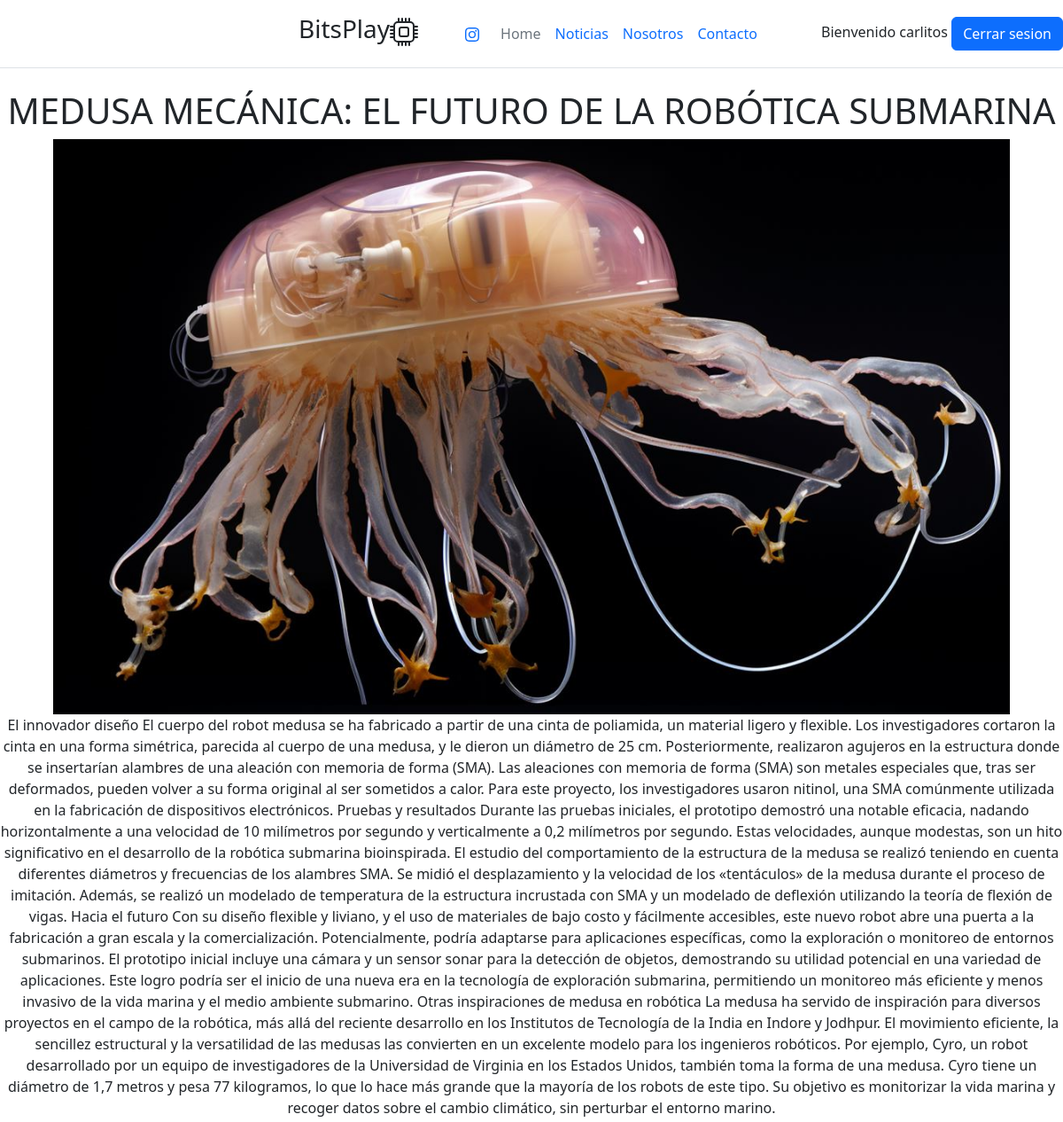
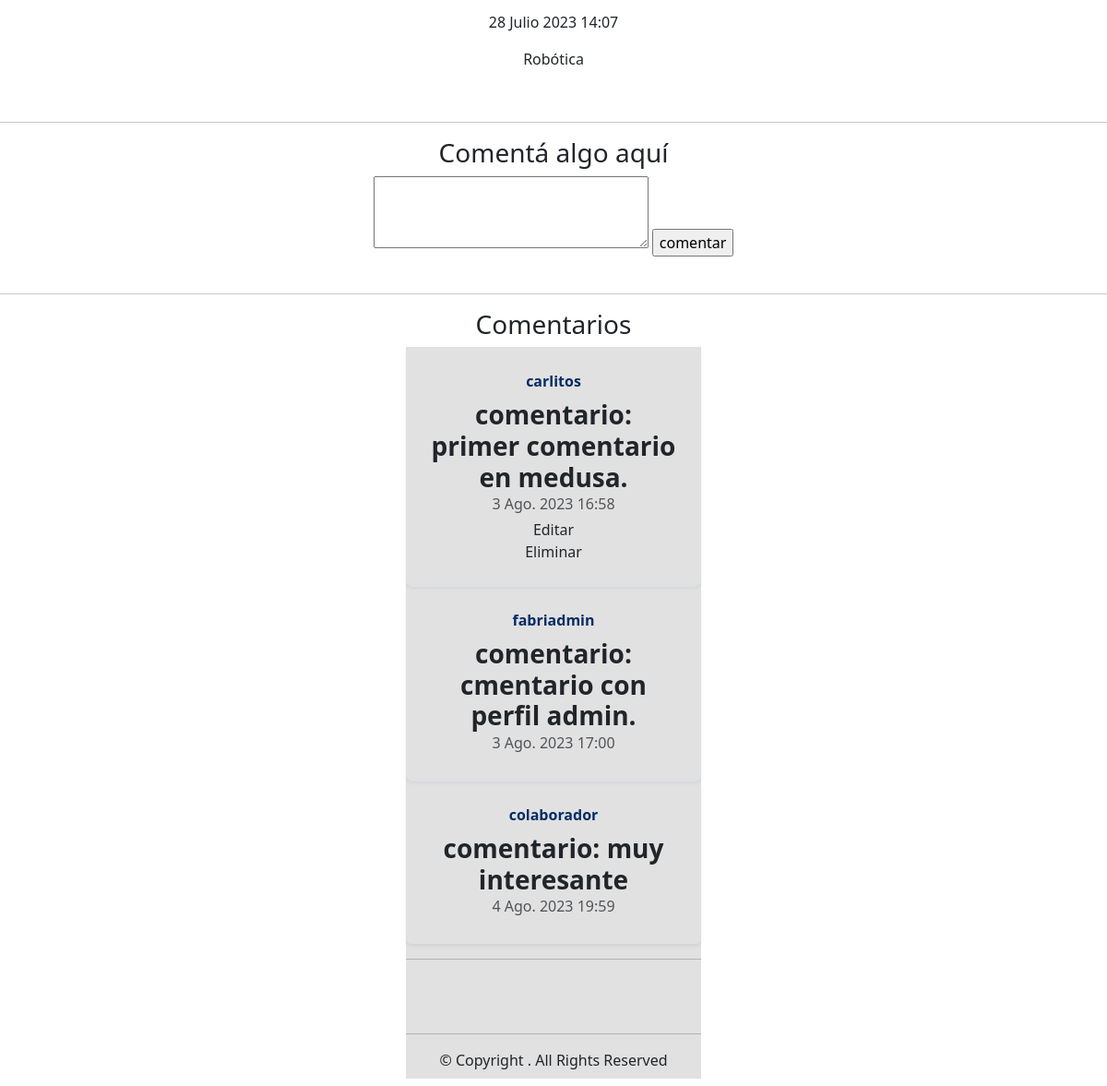
The app's page /noticias/detalle18 (signed in) with its own data (2 pictures, top to bottom).
### apps/usuarios/models.py (models this page shows)
class Usuario(AbstractUser):
    pass

### apps/noticias/models.py (models this page shows, shortened)
class Noticia(models.Model):
    titulo = models.CharField(max_length=150)
    cuerpo = models.TextField()
    fecha = models.DateTimeField(auto_now_add=True)
    imagen = models.ImageField(upload_to='noticias')
    categoria_noticia = models.ForeignKey(Categoria, on_delete=models.CASCADE)
    def __str__(self) -> str:
        return self.titulo

class Categoria(models.Model):
    nombre = models.CharField(max_length=50)
    def __str__(self) -> str:
        return self.nombre

class Comentario(models.Model):
    texto = models.TextField(null=True)
    fecha = models.DateTimeField(auto_now_add=True)
    noticia = models.ForeignKey(Noticia, on_delete=models.CASCADE)
    usuario = models.ForeignKey(Usuario, on_delete=models.CASCADE)

### apps/noticias/views.py (the view)
# urls.py: path('detalle<int:pk>', views.Detalle_Noticias, name='detalle'),
def Detalle_Noticias(request, pk):
    contexto = {}
    n = Noticia.objects.get(pk=pk)
    contexto['noticia'] = n
    c = Comentario.objects.filter(noticia=n)
    contexto['comentarios'] = c
    return render(request, 'noticias/detalle.html', contexto)

### templates/noticias/detalle.html (shortened to what this page needs)
{% extends 'base.html' %}
{% load static %}
{% block contenido%}
<h1>{{noticia}}</h1>
<img src="{{noticia.imagen.url}}" alt="" width="300">
<p>{{noticia.cuerpo}}</p>
<p>{{noticia.fecha}}</p>
<p>{{noticia.categoria_noticia}}</p>
<br>
<hr>
{% if user.is_authenticated %}
<h3>Comentá algo aquí</h3>
<form action="{% url 'noticias:comentar' %}" method="post">{% csrf_token %}
    <textarea name="comentario" cols="30" rows="3"></textarea>
    <input type="submit" value="comentar">
</form>
<br>
<hr>
    <h3>Comentarios</h3>
    {% for com in comentarios %}
    <div class="contenedor">
    <div class="row mb-2">
    <div class="col-md-16">
        <div class="row g-0 border rounded overflow-hidden flex-md-row mb-8 shadow-sm h-md-250 position-relative">
            <div class="col p-4 d-flex flex-column position-static">
                <strong class="d-inline-block mb-2 text-primary-emphasis">{{ com.usuario }}
                </strong>
                <h3 class="mb-0"><strong> comentario: {{ com.texto }}</strong></h3>
                <div class="mb-1 text-body-secondary"> {{ com.fecha }}</div>
            {% if user == com.usuario or user.is_superuser or user.is_staff %}
            <a class="dropdown-item" href="{% url 'noticias:comment_edit' com.pk %}">Editar</a>
            <a class="dropdown-item" href="{% url 'noticias:comment_delete' com.pk %}">Eliminar</a>
            {% endif %}
            </div>
        </div>
    {% endfor %}
    </div>
    </div>
    </div>
<hr>
{% else %}
    <h3>¿Quieres comentar y ver las opiniones de los demás?</h3>
    <h2> LOGEATE </h2>
    <button type="button" class="btn btn-primary"><a class="nav-link" href="{% url 'login' %}?next={{ request.path }}"> iniciar
    sesion</a></button>
{% endif %}
{% endblock contenido %}

### templates/navbar.html (shortened to what this page needs)
<header
    class="d-flex flex-wrap align-items-center justify-content-center justify-content-md-between py-3 mb-4 border-bottom">
    <div class="col-md-3 mb-2 mb-md-0">
        <a href="/" class="d-inline-flex link-body-emphasis text-decoration-none">
            <svg class="bi" width="40" height="32" role="img" aria-label="Bootstrap">
                <use xlink:href="#bootstrap"></use>
            </svg>
        </a>
    </div>
    <ul class="nav col-0 col-md-auto mb-2 justify-content-left mb-md-0">
        <li class="nav-item">
    <li  id="icono-izquierda"><h3 >BitsPlay</li></ul></li>
    <ul class="nav col-12 col-md-auto mb-2 justify-content-center mb-md-0">
        <li class="nav-item">
            <a class="nav-link" target="_blank "href="https://www.instagram.com/fabri__alarcon/"></a>
        <li><a href="{% url 'home' %}" class="nav-link px-2 link-secondary">Home</a></li>
        <li><a href="{% url 'noticias:inicio' %}" class="nav-link px-2">Noticias</a></li>
        <li><a href="{% url 'nosotros' %}" class="nav-link px-2">Nosotros</a></li>
        <li><a href="{% url 'noticias:contacto' %}" class="nav-link px-2">Contacto</a></li>
    </ul>
    <div class="col-md-3 text-end">
        {% if user.is_authenticated %}
            Bienvenido {{ user.username }}
            <button type="button" class="btn btn-primary"><a class="nav-link" href="{% url 'logout' %}">Cerrar
            sesion</a></button>
        {% else %}
            <button type="button" class="btn btn-outline-primary me-2"><a class="nav-link" href="{% url 'login' %}"> iniciar
                sesion</a></button>
            <button type="button" class="btn btn-outline-primary me-2"><a class="nav-link"
                href="{% url 'usuarios:registro' %}">Registrar</a></button>
        {% endif %}
    </div>
</header>

### static/css/main.css (style rules this page uses)
.contenedor { background-color: rgb(225, 225, 225); width: 75vw; max-width: 320px; margin: auto; }
img { width: 90%; }
* { text-align: center; }
#icono-izquierda { text-align: left; }

### records on screen
Usuario: username "carlitos"
Noticia: titulo "MEDUSA MECÁNICA: EL FUTURO DE LA ROBÓTICA SUBMARINA", imagen (picture), cuerpo "El innovador diseño El cuerpo del robot medusa se ha fabricado a partir de una cinta de poliamida, un material ligero y flexible. Los investigadores cortaron la cinta en una forma simétrica, parecida al cuerpo de una medusa, y le dieron un diámetro de 25 cm. Posteriormente, realizaron agujeros en la estructura donde se insertarían alambres de una aleación con memoria de forma (SMA). Las aleaciones con memoria de forma (SMA) son metales especiales que, tras ser deformados, pueden volver a su forma original al ser sometidos a calor. Para este proyecto, los investigadores usaron nitinol, una SMA comúnmente utilizada en la fabricación de dispositivos electrónicos. Pruebas y resultados Durante…", fecha "28 Julio 2023 14:07", categoria_noticia "Robótica"
Comentario: usuario "carlitos", texto "primer comentario en medusa.", fecha "3 Ago. 2023 16:58", shows "Editar"
Comentario: usuario "fabriadmin", texto "cmentario con perfil admin.", fecha "3 Ago. 2023 17:00"
Comentario: usuario "colaborador", texto "muy interesante", fecha "4 Ago. 2023 19:59"
